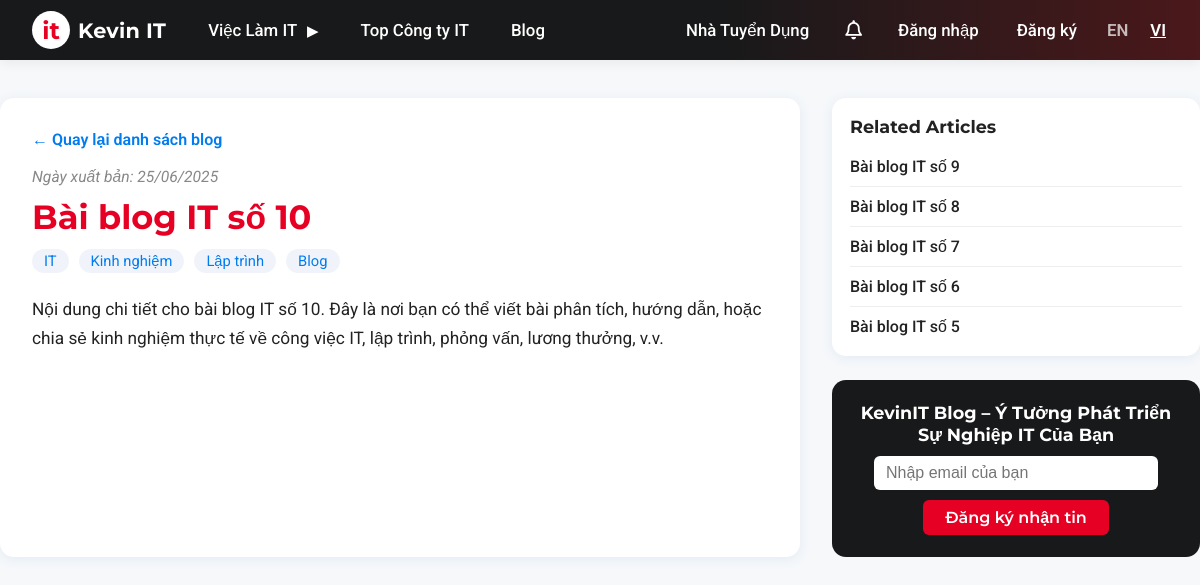
/blog/bai-blog-it-so-10/, run on an earlier commit of the app's database.
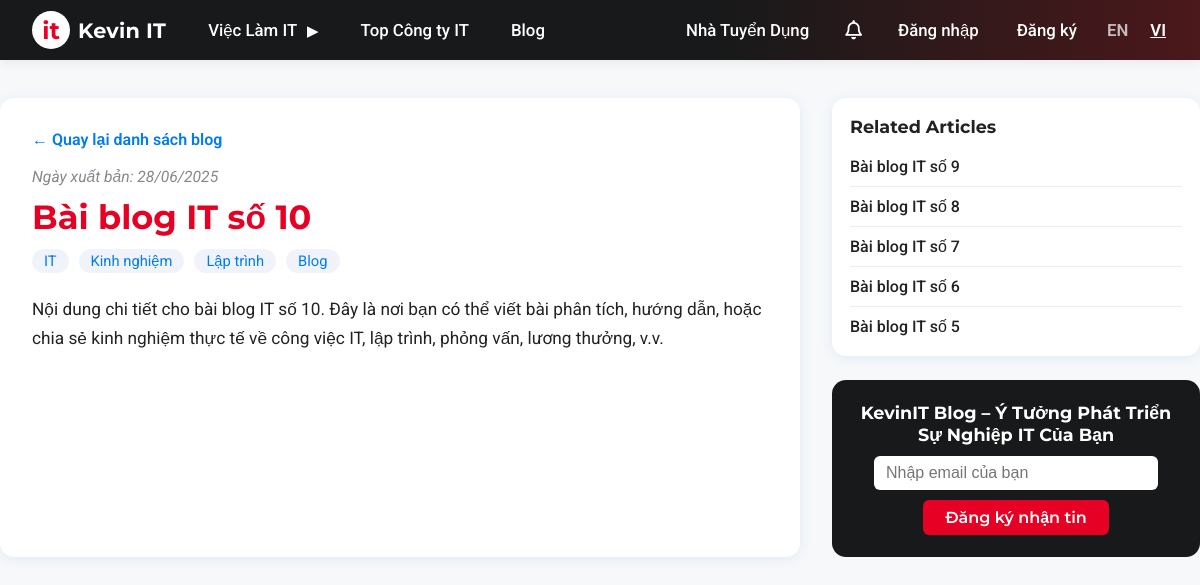
And on a later commit of the database.
### blog_posts/models.py (models this page shows, shortened)
class BlogPost(models.Model):
    title = models.CharField(max_length=200)
    slug = models.SlugField(max_length=220, unique=True, blank=True)
    summary = models.TextField(max_length=350)
    content = models.TextField()
    image = models.ImageField(upload_to='blog_images/', blank=True, null=True)
    tags = models.CharField(max_length=200, blank=True, help_text='Comma-separated tags')
    created_at = models.DateTimeField(auto_now_add=True)
    def tag_list(self):
        return [tag.strip() for tag in self.tags.split(',') if tag.strip()]

### blog_posts/views.py (the view)
# urls.py: path('blog/<slug:slug>/', blog_detail, name='blog_detail'),
def blog_detail(request, slug):
    blog = get_object_or_404(BlogPost, slug=slug)
    related = BlogPost.objects.exclude(id=blog.id).order_by('-created_at')[:5]
    return render(request, 'blog_detail.html', {'blog': blog, 'related': related})

### it_job_search/context_processors.py (called while the page is built)
def companies_context(request):
    return {
        'companies': Company.objects.all()
    }

def locations_context(request):
    return {
        'locations': Location.objects.all()
    }

def languages_context(request):
    return {
        'languages': ProgrammingLanguage.objects.all()
    }

### it_job_search/templates/blog_detail.html (shortened to what this page needs)
<!DOCTYPE html>
<html lang="en">
<head>
</head>
<body>
    {% include 'navbar.html' %}
    <div class="blog-detail-wrap">
        <div class="blog-detail-main">
            <a href="/blog/" class="blog-back">&larr; Quay lại danh sách blog</a>
            <div class="blog-detail-meta">Ngày xuất bản: {{ blog.created_at|date:"d/m/Y" }}</div>
            <div class="blog-detail-title">{{ blog.title }}</div>
            <div class="blog-detail-tags">
                {% for tag in blog.tag_list %}
                <span class="blog-detail-tag">{{ tag }}</span>
                {% endfor %}
            </div>
            <div class="blog-detail-content">{{ blog.content|safe }}</div>
        </div>
        <div class="blog-sidebar">
            <div class="related-box">
                <div class="related-title">Related Articles</div>
                <ul class="related-list">
                    {% for b in related %}
                    <li class="related-item"><a class="related-link" href="/blog/{{ b.slug }}/">{{ b.title }}</a></li>
                    {% endfor %}
                </ul>
            </div>
            <div class="email-box">
                <div class="email-title">KevinIT Blog – Ý Tưởng Phát Triển Sự Nghiệp IT Của Bạn</div>
                <input class="email-input" type="email" placeholder="Nhập email của bạn">
                <br>
                <button class="email-btn">Đăng ký nhận tin</button>
            </div>
        </div>
    </div>
</body>
</html>

### it_job_search/templates/navbar.html (shortened to what this page needs)
<nav class="navbar">
    <div class="navbar-container">
        <div class="navbar-left">
            <a href="/" class="navbar-logo">
                <span class="logo-circle">it</span><span class="logo-text">Kevin IT</span>
            </a>
            <ul class="navbar-links">
                <li class="nav-item nav-dropdown">
                    <a href="#" class="nav-link">Việc Làm IT <span class="arrow">&#9654;</span></a>
                </li>
                <li><a href="/companies/" class="nav-link">Top Công ty IT</a></li>
                <li><a href="/blog/" class="nav-link">Blog</a></li>
            </ul>
        </div>
        <div class="navbar-right">
            <a href="#" class="nav-link nav-employer">Nhà Tuyển Dụng</a>
            <a href="#" class="nav-icon"><i class="fa-regular fa-bell"></i></a>
            {% if user.is_authenticated %}
                <div class="navbar-avatar" title="{{ user.email }}">
                    {{ user.email|first|upper }}
                </div>
                <span class="navbar-user-email">{{ user.email }}</span>
                <a href="/logout/" class="nav-link nav-logout">Đăng xuất</a>
            {% else %}
                <a href="/login/" class="nav-link">Đăng nhập</a>
                <a href="/register/" class="nav-link">Đăng ký</a>
            {% endif %}
            <span class="nav-lang">EN</span> <span class="nav-lang active">VI</span>
        </div>
    </div>
</nav>
<link rel="stylesheet" href="https://cdnjs.cloudflare.com/ajax/libs/font-awesome/6.4.2/css/all.min.css"/>

### it_job_search/templates/blog_detail.html (style rules this page uses)
body { margin: 0; padding: 0; font-family: 'Roboto', Arial, sans-serif; background: #f6f8fa; color: #222; }
.blog-detail-wrap { max-width: 1200px; margin: 0 auto; padding: 38px 0 32px 0; display: flex; gap: 32px; }
.blog-detail-main { flex: 2; background: #fff; border-radius: 14px; box-shadow: 0 2px 12px #e3eaf3; padding: 32px 32px 32px 32px; }
.blog-detail-title { font-family: 'Montserrat', sans-serif; font-size: 2.1rem; font-weight: 700; color: #e60023; margin-bottom: 12px; }
.blog-detail-meta { color: #888; font-size: 0.98rem; margin-bottom: 10px; font-style: italic; }
.blog-detail-tags { margin-bottom: 16px; }
.blog-detail-tag { display: inline-block; background: #f0f4fa; color: #007cf0; border-radius: 12px; padding: 3px 12px; font-size: 0.92rem; margin-right: 6px; margin-bottom: 4px; }
.blog-detail-content { font-size: 1.08rem; line-height: 1.7; margin-top: 18px; }
.blog-back { display: inline-block; margin: 0 0 18px 0; color: #007cf0; text-decoration: none; font-weight: 600; font-size: 1rem; }
.blog-detail-content p { margin-bottom: 1.1em; }
.blog-sidebar { flex: 1; display: flex; flex-direction: column; gap: 24px; }
.related-box { background: #fff; border-radius: 14px; box-shadow: 0 2px 12px #e3eaf3; padding: 18px 18px 10px 18px; }
.related-title { font-family: 'Montserrat', sans-serif; font-size: 1.1rem; font-weight: 700; margin-bottom: 10px; }
.related-list { list-style: none; padding: 0; margin: 0; }
.related-item { border-bottom: 1px solid #eee; padding: 10px 0; }
.related-item:last-child { border-bottom: none; }
.related-link { color: #222; text-decoration: none; font-weight: 500; transition: color 0.2s; }
.email-box { background: #18191a; color: #fff; border-radius: 14px; padding: 22px 18px; text-align: center; }
.email-title { font-family: 'Montserrat', sans-serif; font-size: 1.1rem; font-weight: 700; margin-bottom: 10px; }
.email-input { width: 90%; max-width: 260px; padding: 8px 12px; border-radius: 6px; border: none; margin-bottom: 10px; font-size: 1rem; }
.email-btn { background: #e60023; color: #fff; border: none; border-radius: 6px; padding: 8px 22px; font-size: 1rem; font-family: 'Montserrat', sans-serif; font-weight: 600; cursor: pointer; transition: background 0.2s; }

### it_job_search/templates/navbar.html (style rules this page uses)
.navbar { position: fixed; top: 0; left: 0; right: 0; background: linear-gradient(90deg, #18191a 60%, #4b181b 100%); z-index: 1000; height: 60px; box-shadow: 0 2px 12px rgba(0,0,0,0.07); }
.navbar-container { max-width: 1400px; margin: 0 auto; display: flex; align-items: center; justify-content: space-between; height: 60px; padding: 0 32px; }
.navbar-left { display: flex; align-items: center; gap: 32px; }
.navbar-logo { display: flex; align-items: center; text-decoration: none; gap: 6px; }
.logo-circle { background: #fff; color: #e60023; font-family: 'Montserrat', sans-serif; font-weight: 700; font-size: 1.5rem; border-radius: 50%; width: 38px; height: 38px; display: flex; align-items: center; justify-content: center; margin-right: 2px; }
.logo-text { color: #fff; font-family: 'Montserrat', sans-serif; font-weight: 700; font-size: 1.3rem; letter-spacing: 0.01em; }
.navbar-links { list-style: none; display: flex; gap: 22px; align-items: center; margin: 0; padding: 0; }
.navbar-links .nav-link { color: #fff; text-decoration: none; font-weight: 500; font-size: 1.05rem; transition: color 0.2s; padding: 6px 10px; border-radius: 6px; }
.navbar-right { display: flex; align-items: center; gap: 18px; }
.nav-employer { color: #fff; font-weight: 700; margin-right: 8px; }
.nav-icon { color: #fff; font-size: 1.2rem; margin-right: 8px; text-decoration: none; transition: color 0.2s; }
.nav-link { color: #fff; text-decoration: none; font-weight: 500; font-size: 1.05rem; transition: color 0.2s; padding: 6px 10px; border-radius: 6px; }
.nav-lang { color: #fff; font-size: 1.05rem; margin: 0 2px; cursor: pointer; opacity: 0.7; font-weight: 600; }
.nav-lang.active { opacity: 1; text-decoration: underline; }
body { padding-top: 60px; }
.nav-dropdown { position: relative; }
.arrow { font-size: 0.9em; margin-left: 6px; }
.navbar-links, .dropdown-menu, .dropdown-menu ul, .dropdown-menu li, .company-menu, .lang-menu { list-style: none !important; padding-left: 0 !important; margin: 0; }

What changed in the data, as far as the page shows it:
removed BlogPost: created_at "25/06/2025", title "Bài blog IT số 10", content "Nội dung chi tiết cho bài blog IT số 10. Đây là nơi bạn có thể viết bài phân tích, hướng dẫn, hoặc chia sẻ kinh nghiệm thực tế về công việc IT, lập trình, phỏng vấn, lương thưởng, v.v."
added BlogPost: created_at "28/06/2025", title "Bài blog IT số 10", content "Nội dung chi tiết cho bài blog IT số 10. Đây là nơi bạn có thể viết bài phân tích, hướng dẫn, hoặc chia sẻ kinh nghiệm thực tế về công việc IT, lập trình, phỏng vấn, lương thưởng, v.v."
